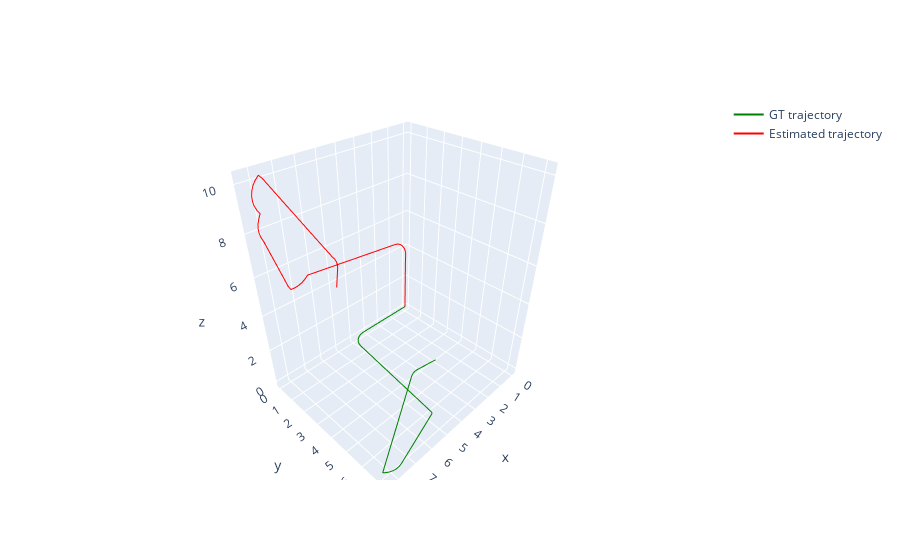

Notebook code for this chart:
### Code cell
estimated_trajectory = vo.get_trajectory()
gt_trajectory = data.get_trajectory()

C = camera.get_camera_transform()
C_inv = np.linalg.inv(C)    

estimated_poses = estimated_trajectory['poses']
estimated_poses_in_world = [] 

for i in range(len(estimated_poses)):
    pose = estimated_poses[i]
    pose_in_world = pose @ C_inv
    estimated_poses_in_world.append(pose_in_world)
    

estimated_positions = []
estimated_positions_in_world = [] 
for i in range(len(estimated_poses_in_world)):
    estimated_positions.append(estimated_poses[i][:3, 3]*0.204)
    estimated_positions_in_world.append(estimated_poses_in_world[i][:3, 3]*0.204)

gt_poses = []
gt_positions = []
for i in range(121):
    x_gt, y_gt, theta_gt = gt_trajectory[i]['ground_truth_pose']
    gt_poses.append(np.array([x_gt, y_gt, 0, 0, 0, theta_gt]))
    gt_positions.append(np.array([x_gt, y_gt, 0]))
    
fig = go.Figure()
gt_x_coords = [position[0] for position in gt_positions]
gt_y_coords = [position[1] for position in gt_positions]
gt_z_coords = [position[2] for position in gt_positions]
fig.add_trace(go.Scatter3d(x=gt_x_coords, y=gt_y_coords, z=gt_z_coords, mode='lines', name='GT trajectory', line=dict(color='green')))

estimated_x_coords = [position[0] for position in estimated_positions]
estimated_y_coords = [position[1] for position in estimated_positions]
estimated_z_coords = [position[2] for position in estimated_positions]
fig.add_trace(go.Scatter3d(x=estimated_x_coords, y=estimated_y_coords, z=estimated_z_coords, mode='lines', name='Estimated trajectory', line=dict(color='red')))

estimated_x_coords_in_world = [position[0] for position in estimated_positions_in_world]
estimated_y_coords_in_world = [position[1] for position in estimated_positions_in_world]
estimated_z_coords_in_world = [position[2] for position in estimated_positions_in_world]
#fig.add_trace(go.Scatter3d(x=estimated_x_coords_in_world, y=estimated_y_coords_in_world, z=estimated_z_coords_in_world, mode='lines', name='Estimated trajectory in world frame', line=dict(color='blue')))

fig.show()
